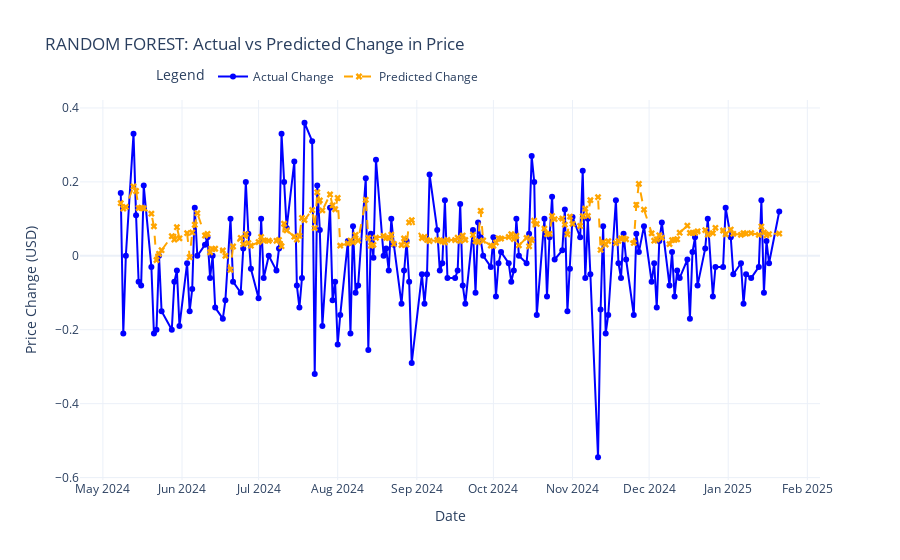

This figure's notebook cell:
### Markdown cell above
### Evaluating Random Forest Performance

### Code cell
# Plotting the results
pred_data = pd.DataFrame({
    'Date': data['Date'].values[split_index:],
    'Actual Change': y_test,
    'Pred. Change': y_pred_rf
})
pred_fig = go.Figure()

pred_fig.add_trace(
    go.Scatter(
        x=pred_data['Date'], 
        y=pred_data['Actual Change'], 
        mode='lines+markers', 
        name='Actual Change',
        line=dict(color='blue'),
        marker=dict(symbol='circle')
    )
)

pred_fig.add_trace(
    go.Scatter(
        x=pred_data['Date'], 
        y=pred_data['Pred. Change'], 
        mode='lines+markers', 
        name='Predicted Change',
        line=dict(color='orange', dash='dash'),
        marker=dict(symbol='x')
    )
)

pred_fig.update_layout(
    title="RANDOM FOREST: Actual vs Predicted Change in Price",
    xaxis_title="Date",
    yaxis_title="Price Change (USD)",
    template="plotly_white",
    legend=dict(title="Legend", x=0.1, y=1.1, orientation="h"),
    xaxis=dict(showgrid=True),
    yaxis=dict(showgrid=True)
)

pred_fig.show()

### Figure 1 — Plotly figure (JSON) as saved in the notebook; plotly's stock layout.template omitted (floating-point values rounded to 4 significant figures; data arrays with more than 128 entries replaced by an {"elided": "..."} marker saying what was removed)
{"data": [{"line": {"color": "blue"}, "marker": {"symbol": "circle"}, "mode": "lines+markers", "name": "Actual Change", "type": "scatter", "x": {"elided": "176 str values"}, "y": {"elided": "176 float values"}}, {"line": {"color": "orange", "dash": "dash"}, "marker": {"symbol": "x"}, "mode": "lines+markers", "name": "Predicted Change", "type": "scatter", "x": {"elided": "176 str values"}, "y": {"elided": "176 float values"}}], "layout": {"legend": {"orientation": "h", "title": {"text": "Legend"}, "x": 0.1, "y": 1.1}, "title": {"text": "RANDOM FOREST: Actual vs Predicted Change in Price"}, "xaxis": {"showgrid": true, "title": {"text": "Date"}}, "yaxis": {"showgrid": true, "title": {"text": "Price Change (USD)"}}}}
